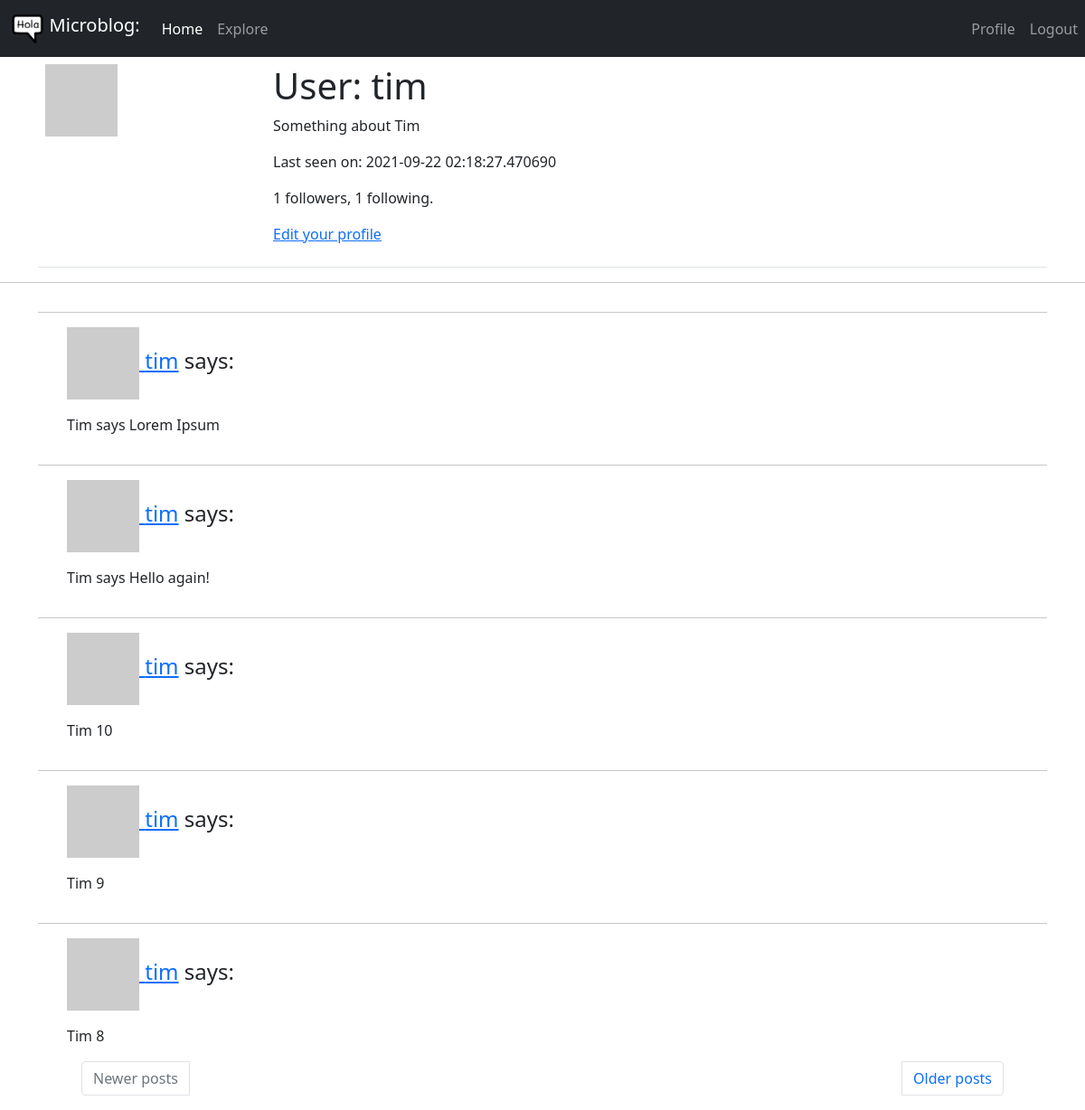
Page /user/tim (signed in) on the committed database.
### app/models.py (models this page shows, shortened)
class User(UserMixin, db.Model):
    id = db.Column(db.Integer, primary_key=True)
    username = db.Column(db.String(64), index=True, unique=True)
    email = db.Column(db.String(120), index=True, unique=True)
    password_hash = db.Column(db.String(128))
    posts = db.relationship('Post', backref='author', lazy='dynamic')
    about_me = db.Column(db.String(140))
    last_seen = db.Column(db.DateTime, default=datetime.utcnow)
    followed = db.relationship(
        'User', secondary=followers,
        primaryjoin=(followers.c.follower_id == id),
        secondaryjoin=(followers.c.followed_id == id),
        backref=db.backref('followers', lazy='dynamic'), lazy='dynamic')
    def avatar(self, size):
        digest = md5(self.email.lower().encode('utf-8')).hexdigest()
        return 'https://www.gravatar.com/avatar/{}?d=identicon&s={}'.format(
            digest, size)

class Post(db.Model):
    id = db.Column(db.Integer, primary_key=True)
    body = db.Column(db.String(140))
    timestamp = db.Column(db.DateTime, index=True, default=datetime.utcnow)
    user_id = db.Column(db.Integer, db.ForeignKey('user.id'))

### app/routes.py (the view)
@app.route('/user/<username>')
@login_required
def user(username):
    user = User.query.filter_by(username=username).first_or_404()
    page = request.args.get('page', 1, type=int)
    posts = user.posts.order_by(Post.timestamp.desc()).paginate(page, app.config['POSTS_PER_PAGE'], False)
    next_url = url_for('user', username=user.username, page=posts.next_num) \
        if posts.has_next else None
    prev_url = url_for('user', username=user.username, page=posts.prev_num) \
        if posts.has_prev else None
    form = EmptyForm()
    return render_template('user.html', user=user, posts=posts.items, next_url=next_url, prev_url=prev_url, form=form)

### app/models.py (called while the page is built)
@login.user_loader
def load_user(id):
    return User.query.get(int(id))

### app/routes.py (called while the page is built)
@app.before_request
def before_request():
    if current_user.is_authenticated:
        current_user.last_seen = datetime.utcnow()
        db.session.commit()

### app/templates/user.html (shortened to what this page needs)
{% extends "base.html" %}
{% block content %}
    <div class="container">
    <table class="table table-hover">
        <tr valign="top">
            <td><img src="{{ user.avatar(200) }}"></td>
            <td>
                <h1>User: {{ user.username }}</h1>
                {% if user.about_me %}<p>{{ user.about_me }}</p>{% endif %}
                {% if user.last_seen %}<p>Last seen on: {{ user.last_seen }}</p>{% endif %}
                <p>{{ user.followers.count() }} followers, {{ user.followed.count() }} following.</p>
                {% if user == current_user %}
                <p><a href="{{ url_for('edit_profile') }}">Edit your profile</a></p>
                {% endif %}
            </td>
        </tr>
    </table>
    </div>
    <hr>
    {% for post in posts %}
        {% include '_post.html' %}
    {% endfor %}
    <div class="container">
        <nav>
          <ul class="pagination justify-content-between">
            {% if prev_url %}
            <li class="page-item px-5">
              <a class="page-link" href="{{ prev_url }}">Newer posts</a>
            </li>
            {% else %}
            <li class="page-item px-5 disabled">
              <a class="page-link" href="{{ prev_url }}">Newer posts</a>
            </li>
            {% endif %}
            {% if next_url %}
            <li class="page-item px-5">
              <a class="page-link" href="{{ next_url }}">Older posts</a>
            </li>
            {% else %}
            <li class="page-item px-5 disabled">
              <a class="page-link" href="{{ next_url }}">Older posts</a>
            </li>
            {% endif %}
          </ul>
        </nav>
      </div>
  {% endblock %}

### app/templates/_post.html (shortened to what this page needs)
<div class="container">
    <div class="row table-hover">
        <div class="col-md-12">
            <div class="blog-comment">
                <hr/>
                <ul class="comments">
                    <div class="post-comments">
                        <h4><a href="{{ url_for('user', username=post.author.username) }}"> <img src="{{ post.author.avatar(40) }}" class="avatar" alt=""> {{ post.author.username }}</a> says: </h4> </p>
                        <p> {{ post.body }} </p>
                    </div>
                </ul>
            </div>
        </div>
    </div>
</div>

### rows in the picture
User: username "tim", about_me "Something about Tim", last_seen "2021-09-22 02:18:27.470690"
Post: author.username "tim", body "Tim says Lorem Ipsum"
Post: author.username "tim", body "Tim says Hello again!"
Post: author.username "tim", body "Tim 10"
Post: author.username "tim", body "Tim 9"
Post: author.username "tim", body "Tim 8"

### other values in the picture
{{ user.followers.count() }} "1"
{{ user.followed.count() }} "1"
